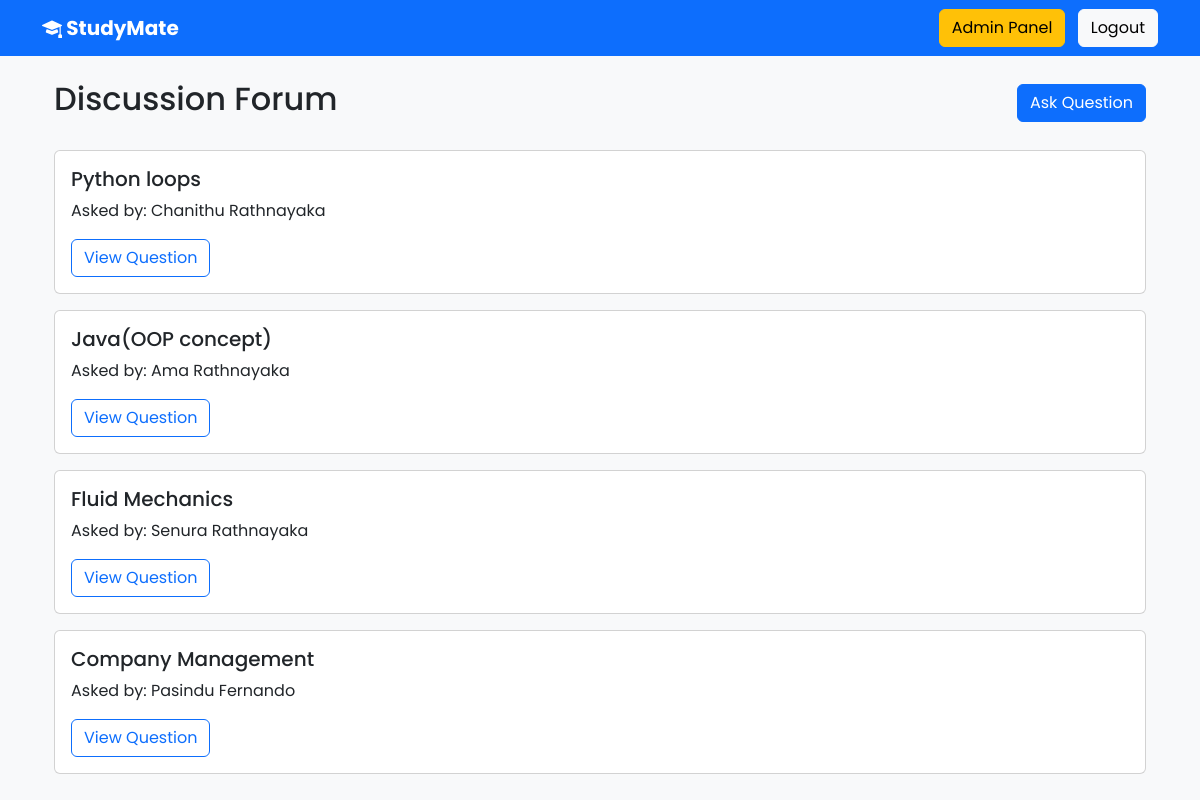
The app's page /forum.php (signed in) with its own data.
### tables this page shows
CREATE TABLE `questions` (
  `id` int(11) NOT NULL,
  `title` varchar(255) NOT NULL,
  `question` text NOT NULL,
  `asked_by` int(11) NOT NULL,
  `faculty` varchar(100) NOT NULL,
  `created_at` timestamp NOT NULL DEFAULT current_timestamp()
);

CREATE TABLE `users` (
  `id` int(11) NOT NULL,
  `full_name` varchar(100) NOT NULL,
  `university_email` varchar(100) NOT NULL,
  `student_id` varchar(50) NOT NULL,
  `faculty` varchar(100) NOT NULL,
  `password` varchar(255) NOT NULL,
  `created_at` timestamp NOT NULL DEFAULT current_timestamp(),
  `role` varchar(20) NOT NULL DEFAULT 'student'
);

### forum.php (the view, shortened to what this page needs)
<?php
include 'includes/db.php';
include 'includes/header.php';
$role = $_SESSION['role'];
if ($role == 'admin') {
    $sql = "SELECT questions.*, users.full_name
            FROM questions
            JOIN users ON questions.asked_by = users.id
            ORDER BY created_at DESC";
    $result = $conn->query($sql);
}
?>
<div class="container mt-4">
    <div class="d-flex justify-content-between align-items-center mb-4">
        <h2>Discussion Forum</h2>
        <a href="ask_question.php" class="btn btn-primary">
            Ask Question
        </a>
    </div>
    <?php if ($result->num_rows > 0) { ?>
        <?php while ($row = $result->fetch_assoc()) { ?>
            <div class="card mb-3">
                <div class="card-body">
                    <h5>
                        <?php echo htmlspecialchars($row['title']); ?>
                    </h5>
                    <p>
                        Asked by:
                        <?php echo htmlspecialchars($row['full_name']); ?>
                    </p>
                    <a
                        href="question.php?id=<?php echo $row['id']; ?>"
                        class="btn btn-outline-primary">
                        View Question
                    </a>
                </div>
            </div>
        <?php } ?>
    <?php } else { ?>
        <div class="alert alert-info">
            No questions available for your faculty.
        </div>
    <?php } ?>
</div>
<?php include 'includes/footer.php'; ?>

### assets/css/dashboard.css (style rules this page uses)
body { background:#f5f7fb; font-family:'Poppins',sans-serif; }

### records on screen
questions: title "Python loops", asked_by.full_name "Chanithu Rathnayaka"
questions: title "Java(OOP concept)", asked_by.full_name "Ama Rathnayaka"
questions: title "Fluid Mechanics", asked_by.full_name "Senura Rathnayaka"
questions: title "Company Management", asked_by.full_name "Pasindu Fernando"
